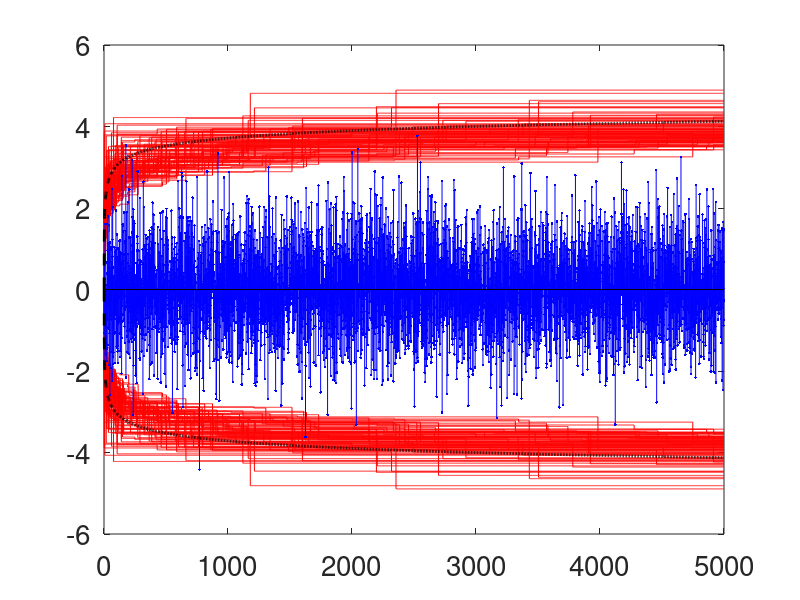
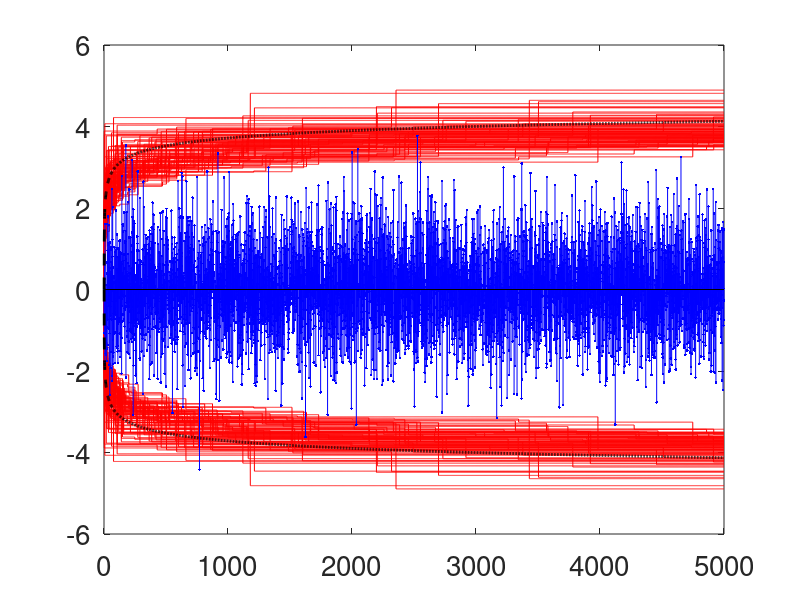

MATLAB code to generate these figures, in order:
%%
% Max of randn variables

n = 5000;

nrep = 100;

clf; hold on;
for i=1:nrep
    Y = cummax(abs(randn(n,1)));
    plot(1:n,Y, 'r', 'LineWidth', 1/2);
    plot(1:n,-Y, 'r', 'LineWidth', 1/2);
end
X = randn(n,1);
%Y = cummax(abs(X));
stem(1:n,X, 'b.');
%plot(1:n,Y, 'r', 'LineWidth', 2);
%plot(1:n,-Y, 'r', 'LineWidth', 2);
plot(1:n,sqrt(2*log(1:n)), 'k--', 'LineWidth', 2);
plot(1:n,-sqrt(2*log(1:n)), 'k--', 'LineWidth', 2);
box on;
set(gca, 'FontSize', 20);
saveas(gcf, 'max-gaussian.png', 'png');
saveas(gcf, 'max-gaussian.eps', 'epsc');
